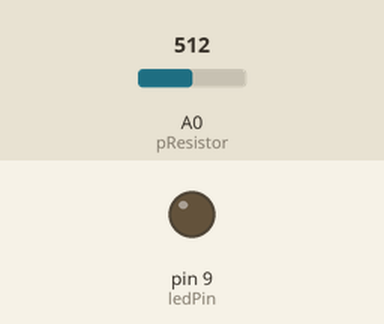
The sketch below on a simulated Arduino Uno, built with avr-gcc and run on an emulated ATmega328P. Shown: output pins drawn as LEDs (lit = HIGH). Inputs (shaded band) come from the test bench; at power-on: A0 (pResistor) = 512.

Above: at 1.3 s.
1.4 s: A0 (pResistor) set to 417
2.9 s: A0 (pResistor) set to 391
At 3.7 s:
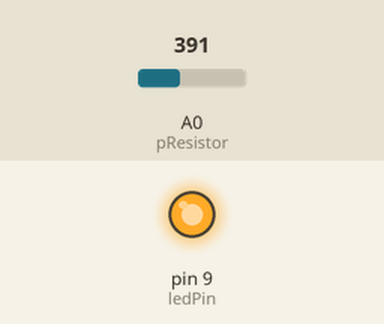
4.5 s: A0 (pResistor) set to 410
At 4.9 s:
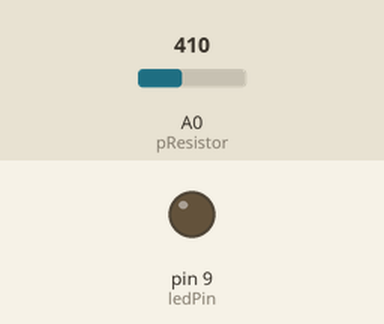
6.0 s: A0 (pResistor) set to 390
At 7.2 s:
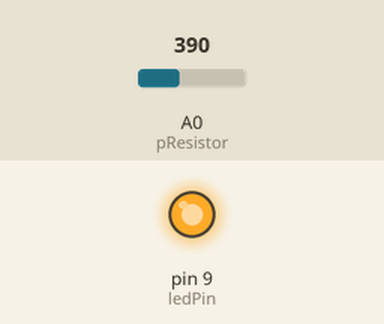
Timing chart, 0 to 8.5 s (numbered marks = the images above; inputs shaded):
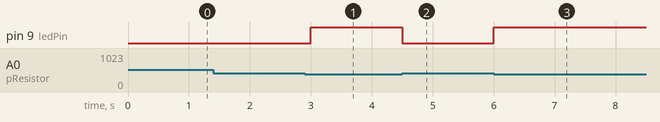

Measured:
- the behaviour switches between 400 and 399 on A0 (pResistor) (found by bisection; images 0 and 1)
- after the input at 1.4 s, every drawn part: stays the same
- after the input at 2.9 s, pin 9 (ledPin): LOW → HIGH after 0.10 s
- after the input at 4.5 s, pin 9 (ledPin): HIGH → LOW at once
- after the input at 6.0 s, pin 9 (ledPin): LOW → HIGH at once

The sketch:

Photosensitive_LED.ino
```cpp
const int pResistor = A0;
const int ledPin=9;


int value;

void setup(){
  pinMode(ledPin, OUTPUT);
  pinMode(pResistor, INPUT);
}

void loop() {
  value = analogRead (pResistor);


  if (value < 400) {
    digitalWrite(ledPin, HIGH);
  }
  else{
    digitalWrite(ledPin, LOW);
  }

  delay(500);

}
```
